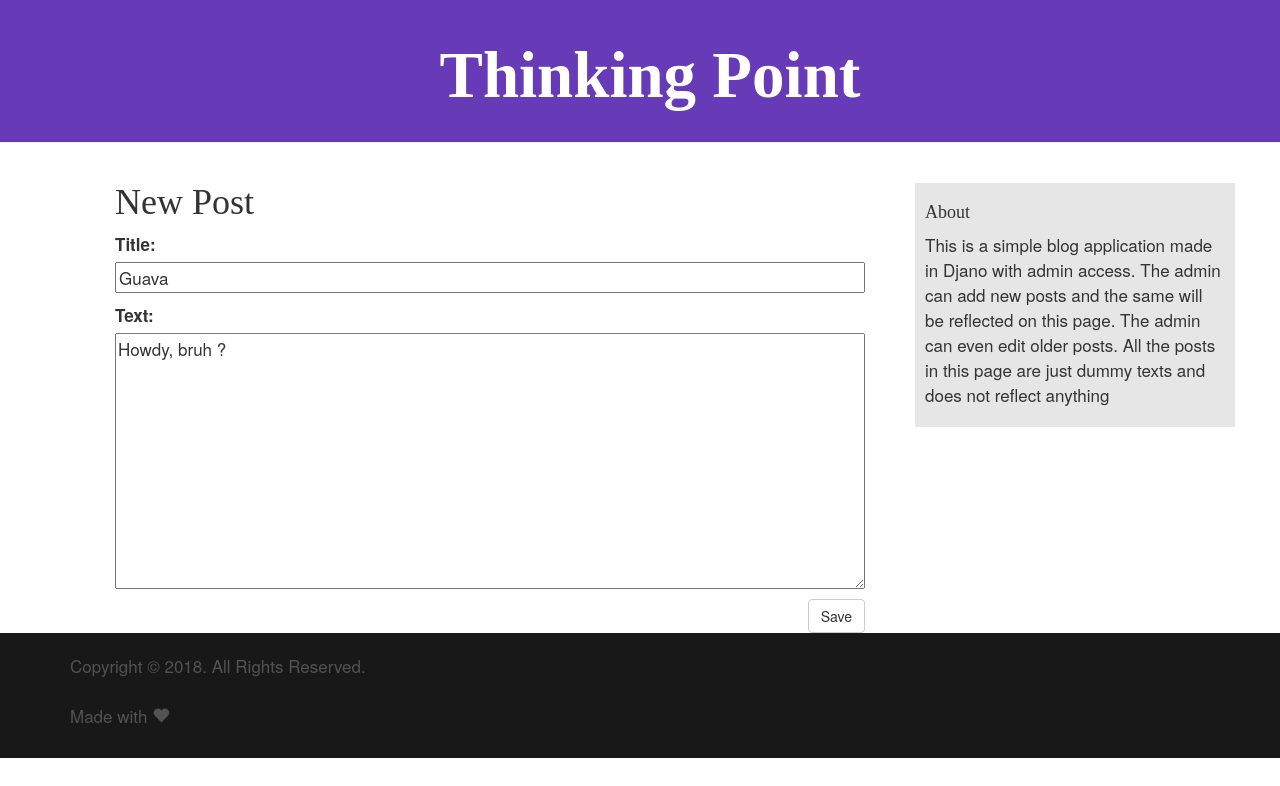
/post/7/edit/, run on an earlier commit of the app's database.
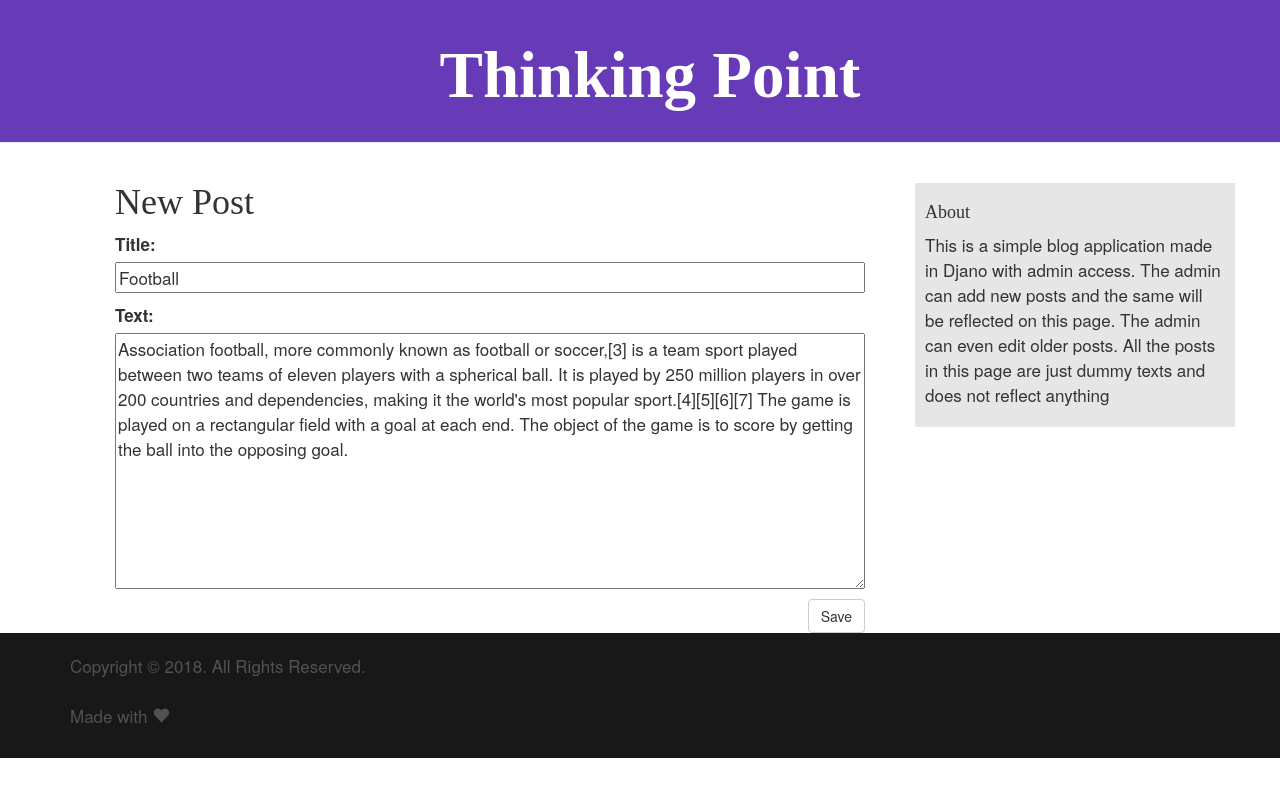
And on a later commit of the database.
### blog/models.py (models this page shows, shortened)
class Post(models.Model):
	author = models.ForeignKey('auth.User',on_delete=models.PROTECT)
	title = models.CharField(max_length=200)
	text = models.TextField()
	created_date = models.DateTimeField(
		default=timezone.now)
	published_date = models.DateTimeField(
		blank=True, null=True)

### blog/views.py (the view)
# urls.py: url(r'^post/(?P<pk>\d+)/edit/$', views.post_edit, name='post_edit'),
def post_edit(request, pk):
    post = get_object_or_404(Post, pk=pk)
    if request.method == "POST":
        form = PostForm(request.POST, instance=post)
        if form.is_valid():
            post = form.save(commit=False)
            post.author = request.user
            post.published_date = timezone.now()
            post.save()
            return redirect('post_detail', pk=post.pk)
    else:
        form = PostForm(instance=post)
    return render(request, 'blog/post_edit.html', {'form': form})

### blog/forms.py
class PostForm(forms.ModelForm):
	class Meta:
		model = Post
		fields = ('title','text',)

### blog/templates/blog/post_edit.html
{% extends 'blog/base.html' %}
{% block content %}
	<h1>New Post</h1>
	<form method="POST" class="post-form">{% csrf_token %}
		{{ form.as_p }}
		<button type="submit" class="save btn btn-default">Save</button>
	</form>
{% endblock %}

What changed in the data, as far as the page shows it:
changed Post: title "Guava" → "Football"; text "Howdy, bruh ?" → "Association football, more commonly known as football or soccer,[3] is a team sport played between two teams of eleven players with a spherical ball. It is played by 250 million players in over 200 countries and dependencies, making it the world's most popular sport.[4][5][6][7] The game is played on a rectangular field with a goal at each end. The object of the game is to score by getting the ball into the opposing goal."
